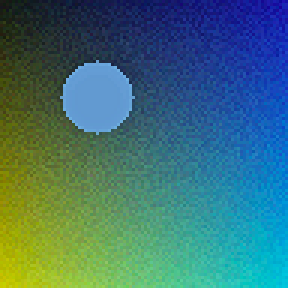
#> input picture tests/fixtures/golden_photo.png, 96 x 96 px (shown 3 times larger)
$ python -i restore.py   (imports and definitions only)   (older library calls are emulated)
#> lines starting #> are read from the running program, lines starting #| are printed output that depends on the picture
#> further down, picture is the input picture: shape (96, 96, 3); mean B, G, R 115.5, 112.8, 61.6
"""Pre-restoration conditioning: Structure tensor shock deblurring and directional subpixel de-pixelation."""

import cv2
import numpy as np


# [53 lines left out: function directional_subpixel_depixelate, not called in this run]


def tensor_steered_shock_filter(
    img: np.ndarray,
    strength: int = 40,
    iterations: int = 2,
) -> np.ndarray:
    """
    Structure Tensor-Steered Morphological Shock Filter (Alvarez & Mazorra formulation).

    Reverses optical diffusion and lens defocus by calculating the second directional
    derivative I_{eta eta} along the gradient normal, steered by the 2D structure tensor
    eigen-coherence to prevent ringing along corners and noise textures.

    Args:
        img: uint8 BGR image [H, W, 3]
        strength: Deblur intensity (0 to 100)
        iterations: Number of shock iterations (1 to 3)

    Returns:
        Sharpened/deblurred uint8 BGR image [H, W, 3]
    """
#> called with strength = 40, iterations = 2
    if strength <= 0:
        return img.copy()

    alpha = (float(strength) / 100.0) * 0.70
    cur = img.copy()
    k = cv2.getStructuringElement(cv2.MORPH_RECT, (3, 3))
    iters = max(1, min(iterations, 3 if strength > 60 else 2))

    for _ in range(iters):
        dil = cv2.dilate(cur, k)
        ero = cv2.erode(cur, k)

        gray = cv2.cvtColor(cur, cv2.COLOR_BGR2GRAY).astype(np.float32)
        # Spatial smoothing prior to differentiation
        blur = cv2.GaussianBlur(gray, (3, 3), 0.7)

        # 1st derivatives
        ix = cv2.Sobel(blur, cv2.CV_32F, 1, 0, ksize=3)
        iy = cv2.Sobel(blur, cv2.CV_32F, 0, 1, ksize=3)
        grad_norm_sq = ix**2 + iy**2 + 1e-5

        # 2nd derivatives
        ixx = cv2.Sobel(ix, cv2.CV_32F, 1, 0, ksize=3)
        iyy = cv2.Sobel(iy, cv2.CV_32F, 0, 1, ksize=3)
        ixy = cv2.Sobel(ix, cv2.CV_32F, 0, 1, ksize=3)

        # Directional curvature along gradient direction: I_{eta eta}
        i_eta_eta = (ix**2 * ixx + 2.0 * ix * iy * ixy + iy**2 * iyy) / grad_norm_sq

        # Structure tensor coherence: lambda1 - lambda2 / lambda1 + lambda2
        j_xx = cv2.GaussianBlur(ix**2, (3, 3), 1.0)
        j_yy = cv2.GaussianBlur(iy**2, (3, 3), 1.0)
        j_xy = cv2.GaussianBlur(ix * iy, (3, 3), 1.0)

        tr = j_xx + j_yy
        det = j_xx * j_yy - j_xy**2
        discriminant = np.maximum(0.0, tr**2 - 4.0 * det)
        sqrt_disc = np.sqrt(discriminant)
        lambda1 = 0.5 * (tr + sqrt_disc)
        lambda2 = 0.5 * (tr - sqrt_disc)

        coherence = np.clip((lambda1 - lambda2) / (lambda1 + lambda2 + 1e-4), 0.0, 1.0)
        coherence = coherence[:, :, np.newaxis]

        # Convex side (i_eta_eta < 0, bright slope) -> propagate dilation
        # Concave side (i_eta_eta > 0, dark slope) -> propagate erosion
        choice = np.where(i_eta_eta[:, :, np.newaxis] < 0, dil, ero)

        # Gated by local coherence so flat noise regions are unaffected
        effective_weight = alpha * coherence

        blend = (1.0 - effective_weight) * cur.astype(np.float32) + effective_weight * choice.astype(np.float32)
        cur = np.clip(np.rint(blend), 0.0, 255.0).astype(np.uint8)
#> this loop made 2 passes
#> pass 1, in tensor_steered_shock_filter, `dil = cv2.dilate(cur, k)`:
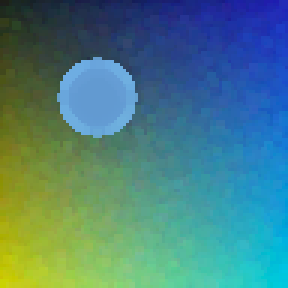
#> dil: shape (96, 96, 3) (shown 3 times larger); mean B, G, R 128.2, 127, 73.6
#> pass 1, in tensor_steered_shock_filter, `ero = cv2.erode(cur, k)`:
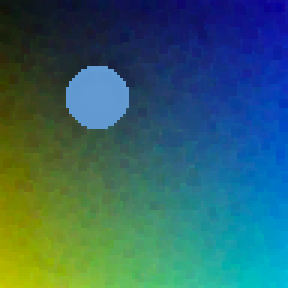
#> ero: shape (96, 96, 3) (shown 3 times larger); mean B, G, R 103.1, 98.9, 49.8
#> pass 1, in tensor_steered_shock_filter, `gray = cv2.cvtColor(cur, cv2.COLOR_BGR2GRAY).astype(np.float32)`:
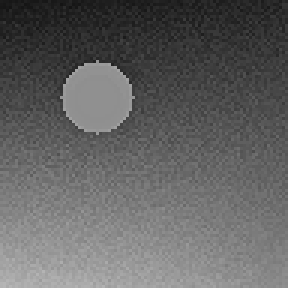
#> gray: shape (96, 96) float32 (shown 3 times larger); min 20, max 181, mean 97.8
#> after the loop:
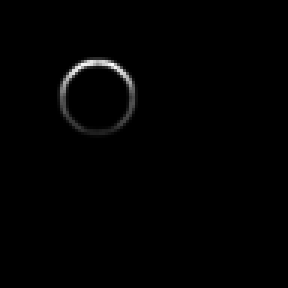
#> discriminant: shape (96, 96) float32 (shown 3 times larger); min 0, max 7.38e+09, mean 58107960; drawn with min black and max white
#> after the loop:
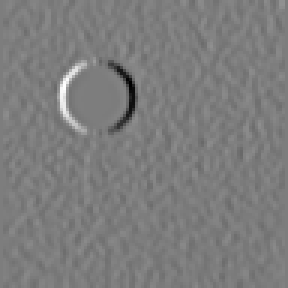
#> ix: shape (96, 96) float32 (shown 3 times larger); min -296.7, max 306.7, mean -0.7; drawn with min black and max white
#> after the loop:
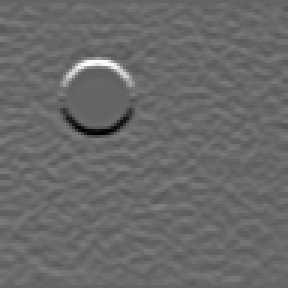
#> iy: shape (96, 96) float32 (shown 3 times larger); min -223, max 341, mean 10.7; drawn with min black and max white

    return cur

>>> import cv2
>>> picture = cv2.imread('../../tests/fixtures/golden_photo.png')
>>> result = tensor_steered_shock_filter(picture)
